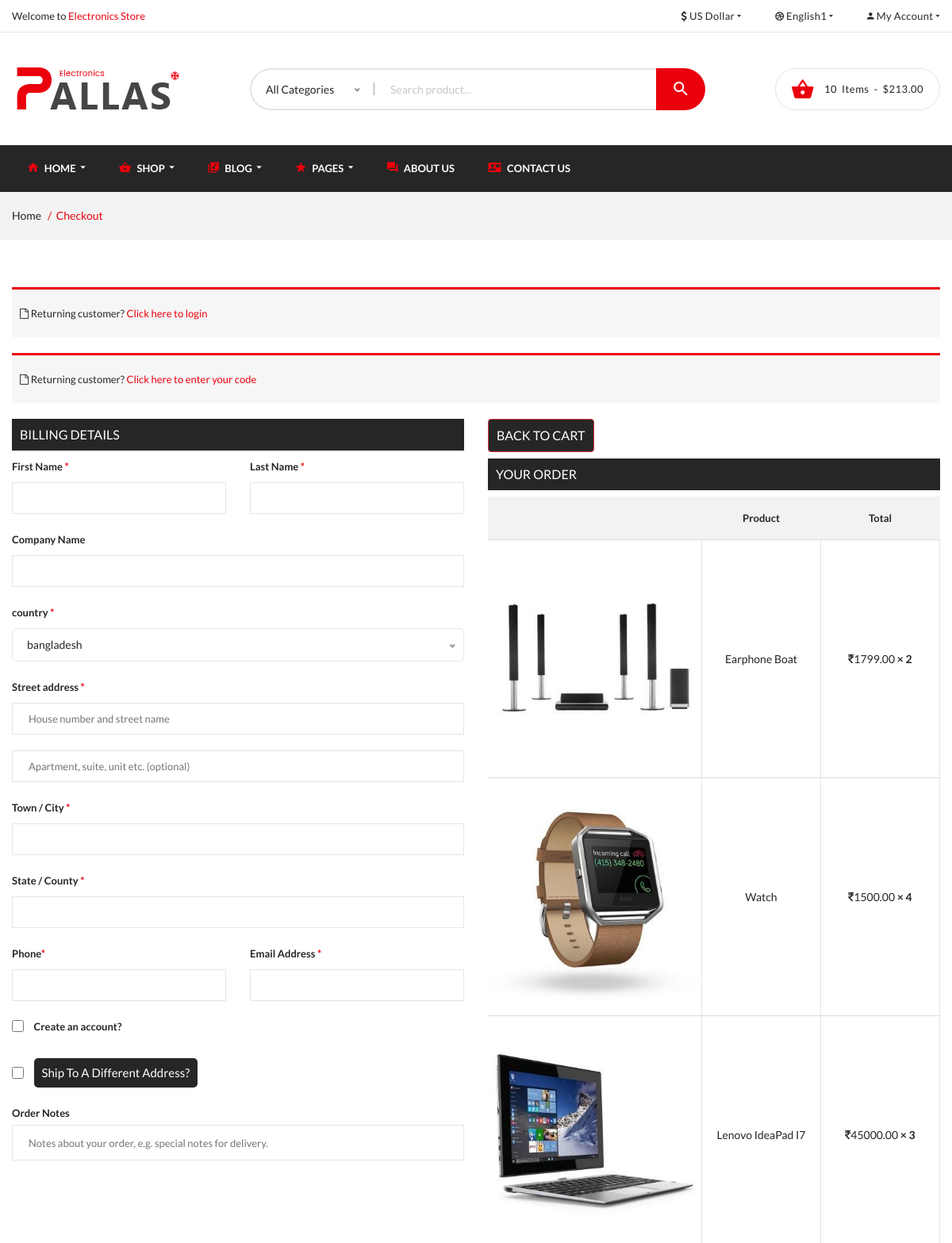
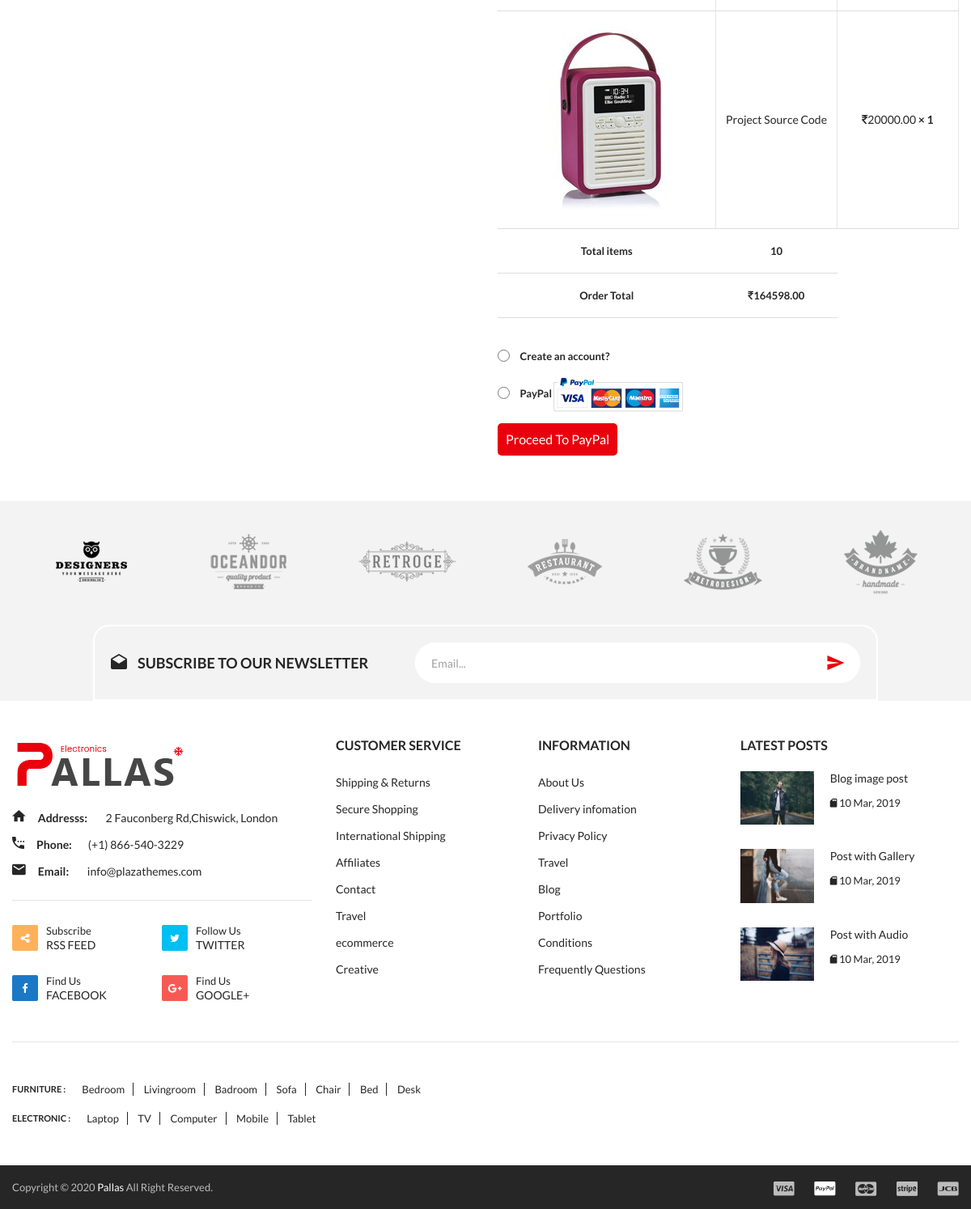
Screenshot of /checkout/ (signed in) with the database file from the repository (2 pictures, top to bottom).
### store/models.py (models this page shows, shortened)
class OrderItem(models.Model):
	product = models.ForeignKey(Product, on_delete=models.SET_NULL, null=True)
	order = models.ForeignKey(Order, on_delete=models.SET_NULL, null=True)
	quantity = models.IntegerField(default=0, null=True, blank=True)
	date_added = models.DateTimeField(auto_now_add=True)
	@property
	def get_total(self):
		total = self.product.price*self.quantity
		return total

class Product(models.Model):
	name = models.CharField(max_length=200)
	price = models.FloatField()
	digital = models.BooleanField(default=False,null=True, blank=True)
	description= models.CharField(max_length=400, null=True)
	image = models.ImageField(null=True, blank=True)
	@property
	def imageURL(self):
		try:
			url = self.image.url
		except:
			url = ''
		return url

class Order(models.Model):
	customer = models.ForeignKey(Customer, on_delete=models.SET_NULL, null=True, blank=True)
	date_ordered = models.DateTimeField(auto_now_add=True)
	complete = models.BooleanField(default=False)
	transaction_id = models.CharField(max_length=100, null=True)
	@property
	def get_cart_total(self):
		orderitems = self.orderitem_set.all()
		total = sum([item.get_total for item in orderitems])
		return total
	@property
	def get_cart_items(self):
		orderitems = self.orderitem_set.all()
		total = sum([item.quantity for item in orderitems])
		return total

### store/views.py (the view)
# urls.py: path('checkout/', views.checkout, name="checkout"),
def checkout(request):
	if request.user.is_authenticated:
		customer = request.user.customer
		order, created = Order.objects.get_or_create(customer=customer, complete=False)
		items=order.orderitem_set.all()
		cartItems = order.get_cart_items
	else:
		items = []
		order = {'get_cart_items': 0, 'get_cart_total': 0}
		cartItems = order['get_cart_items']
	context = {'items': items, 'order': order,'cartItems':cartItems}
	return render(request, 'store/checkout.html', context)

### store/templates/store/checkout.html (shortened to what this page needs)
{% extends 'store/main.html' %}
{% load static %}
{% block content %}
    <div class="breadcrumbs_area">
        <div class="container">
            <div class="row">
                <div class="col-12">
                    <div class="breadcrumb_content">
                        <ul>
                            <li><a href="index.html">home</a></li>
                            <li>Checkout</li>
                        </ul>
                    </div>
                </div>
            </div>
        </div>
    </div>
    <div class="Checkout_section mt-60">
       <div class="container">
            <div class="row">
               <div class="col-12">
                    <div class="user-actions">
                        <h3>
                            <i class="fa fa-file-o" aria-hidden="true"></i>
                            Returning customer?
                            <a class="Returning" href="#" data-toggle="collapse" data-target="#checkout_login" aria-expanded="true">Click here to login</a>
                        </h3>
                    </div>
                    <div class="user-actions">
                        <h3>
                            <i class="fa fa-file-o" aria-hidden="true"></i>
                            Returning customer?
                            <a class="Returning" href="#" data-toggle="collapse" data-target="#checkout_coupon" aria-expanded="true">Click here to enter your code</a>
                        </h3>
                    </div>
               </div>
            </div>
            <div class="checkout_form">
                <div class="row">
                    <div class="col-lg-6 col-md-6">
                        <form action="#">
                            <h3>Billing Details</h3>
                            <div class="row">
                                <div class="col-lg-6 mb-20">
                                    <label>First Name <span>*</span></label>
                                    <input type="text">
                                </div>
                                <div class="col-lg-6 mb-20">
                                    <label>Last Name  <span>*</span></label>
                                    <input type="text">
                                </div>
                                <div class="col-12 mb-20">
                                    <label>Company Name</label>
                                    <input type="text">
                                </div>
                                <div class="col-12 mb-20">
                                    <label for="country">country <span>*</span></label>
                                </div>
                                <div class="col-12 mb-20">
                                    <label>Street address  <span>*</span></label>
                                    <input placeholder="House number and street name" type="text">
                                </div>
                                <div class="col-12 mb-20">
                                    <input placeholder="Apartment, suite, unit etc. (optional)" type="text">
                                </div>
                                <div class="col-12 mb-20">
                                    <label>Town / City <span>*</span></label>
                                    <input  type="text">
                                </div>
                                 <div class="col-12 mb-20">
                                    <label>State / County <span>*</span></label>
                                    <input type="text">
                                </div>
                                <div class="col-lg-6 mb-20">
                                    <label>Phone<span>*</span></label>
                                    <input type="text">
                                </div>
                                 <div class="col-lg-6 mb-20">
                                    <label> Email Address   <span>*</span></label>
                                      <input type="text">
                                </div>
                                <div class="col-12 mb-20">
                                    <input id="account" type="checkbox" data-target="createp_account" />
                                    <label for="account" data-toggle="collapse" data-target="#collapseOne" aria-controls="collapseOne">Create an account?</label>
                                </div>
                                <div class="col-12 mb-20">
                                    <input id="address" type="checkbox" data-target="createp_account" />
                                    <label class="righ_0" for="address" data-toggle="collapse" data-target="#collapsetwo" aria-controls="collapseOne">Ship to a different address?</label>
                                </div>
                                <div class="col-12">
                                    <div class="order-notes">
                                         <label for="order_note">Order Notes</label>
                                        <textarea id="order_note" placeholder="Notes about your order, e.g. special notes for delivery."></textarea>
                                    </div>
                                </div>
                            </div>
                        </form>
                    </div>
                    <div class="col-lg-6 col-md-6">
                        <form action="#">
                            <h3 class="btn btn-danger"><a  href="{% url 'cart' %}">Back To Cart</a></h3>
                            <h3>Your order</h3>
                            <div class="order_table table-responsive">
                                <table>
                                    <thead>
                                        <tr>
                                            <th></th>
                                            <th>Product</th>
                                            <th>Total</th>
                                        </tr>
                                    </thead>
                                    <tbody>
                                    {% for item in items %}
                                        <tr>
                                            <td><img src="{{item.product.imageURL}}" alt=""></td>
                                            <td>  {{item.product.name}}</strong></td>
                                            <td><i class="fa fa-inr" aria-hidden="true"></i>{{item.product.price|floatformat:2}}<strong> × {{item.quantity}}</td>
                                        </tr>
                                    {% endfor %}
                                    </tbody>
                                    <tfoot>
                                        <tr>
                                            <th>Total items</th>
                                            <td><strong>{{order.get_cart_items}}</strong></td>
                                        </tr>
                                        <tr class="order_total">
                                            <th>Order Total</th>
                                            <td><strong><i class="fa fa-inr" aria-hidden="true"></i>{{order.get_cart_total|floatformat:2}}</strong></td>
                                        </tr>
                                    </tfoot>
                                </table>
                            </div>
                            <div class="payment_method">
                               <div class="panel-default">
                                    <input id="payment" name="check_method" type="radio" data-target="createp_account" />
                                    <label for="payment" data-toggle="collapse" data-target="#method" aria-controls="method">Create an account?</label>
                                </div>
                               <div class="panel-default">
                                    <input id="payment_defult" name="check_method" type="radio" data-target="createp_account" />
                                    <label for="payment_defult" data-toggle="collapse" data-target="#collapsedefult" aria-controls="collapsedefult">PayPal <img src="assets/img/icon/papyel.png" alt=""></label>
                                </div>
                                <div class="order_button">
                                    <button  type="submit">Proceed to PayPal</button>
                                </div>
                            </div>
                        </form>
                    </div>
                </div>
            </div>
        </div>
    </div>
{% endblock content %}

### rows the page displays
OrderItem: product.imageURL (picture), product.name "Earphone Boat", product.price "1799.00", quantity "2"
OrderItem: product.imageURL (picture), product.name "Watch", product.price "1500.00", quantity "4"
OrderItem: product.imageURL (picture), product.name "Lenovo IdeaPad I7", product.price "45000.00", quantity "3"
OrderItem: product.imageURL (picture), product.name "Project Source Code", product.price "20000.00", quantity "1"
Order: get_cart_items "10", get_cart_total "164598.00"

### other values shown
{{ cartItems }} "10"
